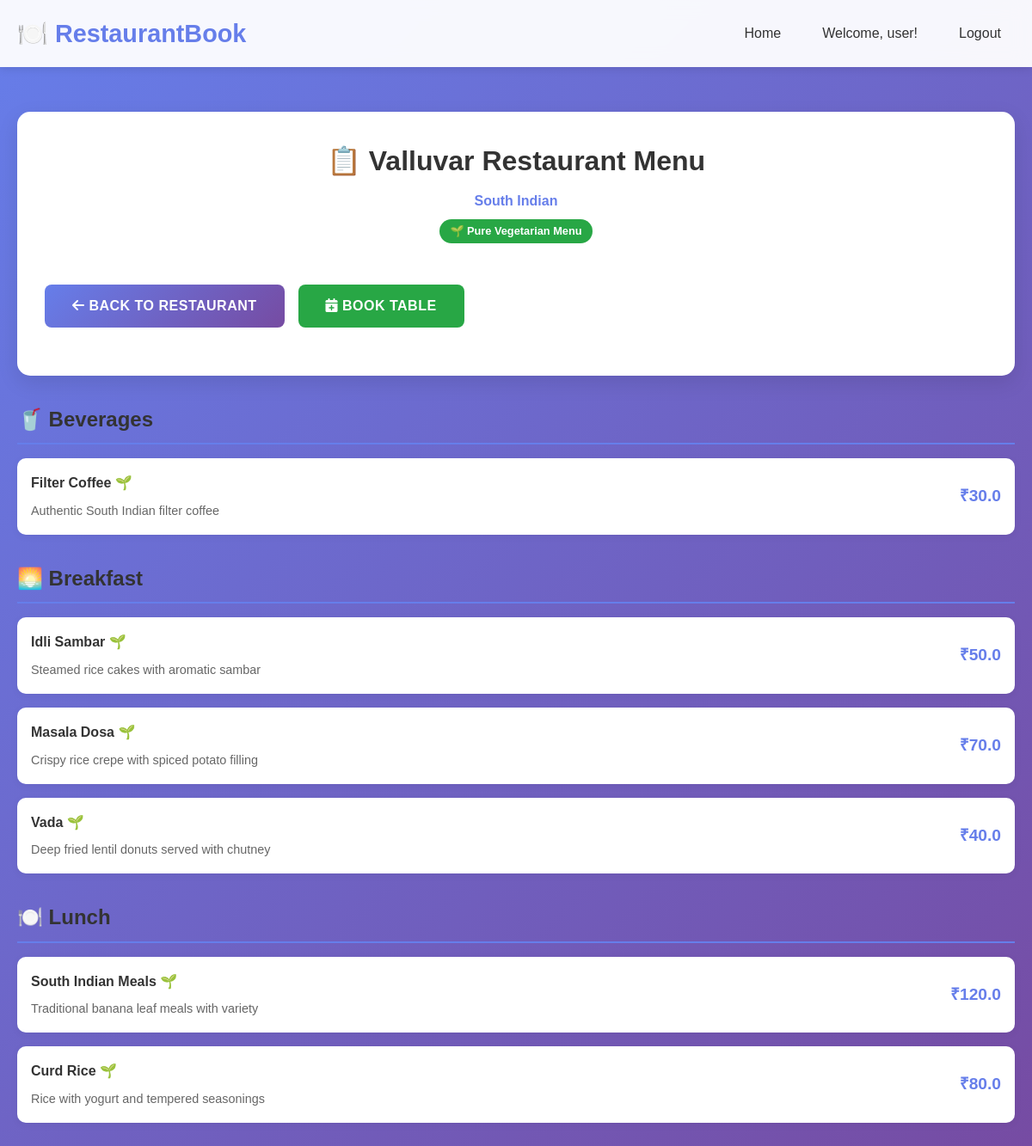
/menu/1 (signed in), run on the app's committed database.
### tables this page shows
CREATE TABLE restaurants (
            id INTEGER PRIMARY KEY AUTOINCREMENT,
            name TEXT NOT NULL,
            location_id INTEGER,
            cuisine_type TEXT NOT NULL,
            is_veg_only INTEGER DEFAULT 0,
            description TEXT,
            image_url TEXT,
            FOREIGN KEY (location_id) REFERENCES locations (id)
        );

CREATE TABLE menu_items (
            id INTEGER PRIMARY KEY AUTOINCREMENT,
            restaurant_id INTEGER,
            item_name TEXT NOT NULL,
            description TEXT,
            price REAL NOT NULL,
            category TEXT NOT NULL,
            is_veg INTEGER DEFAULT 1,
            image_url TEXT,
            FOREIGN KEY (restaurant_id) REFERENCES restaurants (id)
        );

### app.py (the view)
@app.route('/menu/<int:restaurant_id>')
def view_menu(restaurant_id):
    if 'user_id' not in session:
        return redirect(url_for('login'))
    conn = get_db_connection()
    restaurant = conn.execute('SELECT * FROM restaurants WHERE id = ?', (restaurant_id,)).fetchone()
    if restaurant['is_veg_only']:
        menu_items = conn.execute('SELECT * FROM menu_items WHERE restaurant_id = ? AND is_veg = 1 ORDER BY category',
                                 (restaurant_id,)).fetchall()
    else:
        menu_items = conn.execute('SELECT * FROM menu_items WHERE restaurant_id = ? ORDER BY category',
                                 (restaurant_id,)).fetchall()
    conn.close()
    return render_template('menu.html', restaurant=restaurant, menu_items=menu_items)

### app.py (called while the page is built)
def get_db_connection():
    conn = sqlite3.connect(DATABASE)
    conn.row_factory = sqlite3.Row
    return conn

### templates/menu.html (shortened to what this page needs)
{% extends "base.html" %}
{% block content %}
<div class="card">
    <div class="card-header">
        <h2 class="card-title">📋 {{ restaurant.name }} Menu</h2>
        <p class="restaurant-cuisine">{{ restaurant.cuisine_type }}</p>
        {% if restaurant.is_veg_only %}
            <span class="veg-badge">🌱 Pure Vegetarian Menu</span>
        {% else %}
            <span class="non-veg-badge">🍖 Multi-cuisine Menu</span>
        {% endif %}
    </div>
    <div class="d-flex gap-2 mb-3">
        <a href="{{ url_for('restaurant_details', restaurant_id=restaurant.id) }}" class="btn btn-primary">
            <i class="fas fa-arrow-left"></i> Back to Restaurant
        </a>
        <a href="{{ url_for('restaurant_details', restaurant_id=restaurant.id) }}" class="btn btn-success">
            <i class="fas fa-calendar-plus"></i> Book Table
        </a>
    </div>
</div>
{% if menu_items %}
    {% set categories = menu_items|groupby('category') %}
    {% for category, items in categories %}
    <div class="menu-category">
        <h3 class="category-title">
            {% if category == 'Breakfast' %}🌅
            {% elif category == 'Lunch' %}🍽️
            {% elif category == 'Dinner' %}🌙
            {% elif category == 'Starters' %}🥗
            {% elif category == 'Main Course' %}🍛
            {% elif category == 'Beverages' %}🥤
            {% elif category == 'Desserts' %}🍰
            {% else %}🍴
            {% endif %}
            {{ category }}
        </h3>
        {% for item in items %}
        <div class="menu-item">
            <div class="menu-item-info">
                <h4>
                    {{ item.item_name }}
                    {% if item.is_veg %}
                        <span style="color: #28a745;">🌱</span>
                    {% else %}
                        <span style="color: #dc3545;">🍖</span>
                    {% endif %}
                </h4>
                <p class="menu-item-description">{{ item.description }}</p>
            </div>
            <div class="menu-item-price">₹{{ item.price }}</div>
        </div>
        {% endfor %}
    </div>
    {% endfor %}
{% endif %}
{% endblock %}

### static/css/style.css (style rules this page uses)
* { margin: 0; padding: 0; box-sizing: border-box; }
body { font-family: 'Arial', sans-serif; line-height: 1.6; color: #333; background: linear-gradient(135deg, #667eea 0%, #764ba2 100%); min-height: 100vh; }
.card { background: white; border-radius: 15px; box-shadow: 0 8px 25px rgba(0, 0, 0, 0.1); padding: 2rem; margin-bottom: 2rem; transition: transform 0.3s ease; }
.card-header { text-align: center; margin-bottom: 2rem; }
.card-title { font-size: 2rem; color: #333; margin-bottom: 0.5rem; }
.btn { display: inline-block; padding: 0.75rem 2rem; border: none; border-radius: 8px; font-size: 1rem; font-weight: 600; text-decoration: none; text-align: center; cursor: pointer; transition: all 0.3s ease; text-transform: uppercase; letter-spacing: 0.5px; }
.btn-primary { background: linear-gradient(135deg, #667eea 0%, #764ba2 100%); color: white; }
.btn-success { background: #28a745; color: white; }
.restaurant-cuisine { color: #667eea; font-weight: 600; margin-bottom: 0.5rem; }
.veg-badge, .non-veg-badge { display: inline-block; padding: 0.25rem 0.75rem; border-radius: 20px; font-size: 0.8rem; font-weight: bold; margin-bottom: 1rem; }
.veg-badge { background: #28a745; color: white; }
.menu-category { margin-bottom: 2rem; }
.category-title { font-size: 1.5rem; font-weight: bold; color: #333; margin-bottom: 1rem; padding-bottom: 0.5rem; border-bottom: 2px solid #667eea; }
.menu-item { background: white; border-radius: 10px; padding: 1rem; margin-bottom: 1rem; box-shadow: 0 2px 10px rgba(0, 0, 0, 0.05); display: flex; justify-content: space-between; align-items: center; }
.menu-item-info h4 { margin-bottom: 0.5rem; color: #333; }
.menu-item-description { color: #666; font-size: 0.9rem; }
.menu-item-price { font-size: 1.2rem; font-weight: bold; color: #667eea; }
.card { animation: fadeIn 0.6s ease-out; }
.mb-3 { margin-bottom: 1.5rem; }
.d-flex { display: flex; }
.gap-2 { gap: 1rem; }

### data on the page
restaurants: name "Valluvar Restaurant", cuisine_type "South Indian"
menu_items: category "Beverages", item_name "Filter Coffee", description "Authentic South Indian filter coffee", price "30.0"
menu_items: category "Breakfast", item_name "Idli Sambar", description "Steamed rice cakes with aromatic sambar", price "50.0"
menu_items: item_name "Masala Dosa", description "Crispy rice crepe with spiced potato filling", price "70.0"
menu_items: item_name "Vada", description "Deep fried lentil donuts served with chutney", price "40.0"
menu_items: category "Lunch", item_name "South Indian Meals", description "Traditional banana leaf meals with variety", price "120.0"
menu_items: item_name "Curd Rice", description "Rice with yogurt and tempered seasonings", price "80.0"

### other printed values
{{ session.username }} "user"
